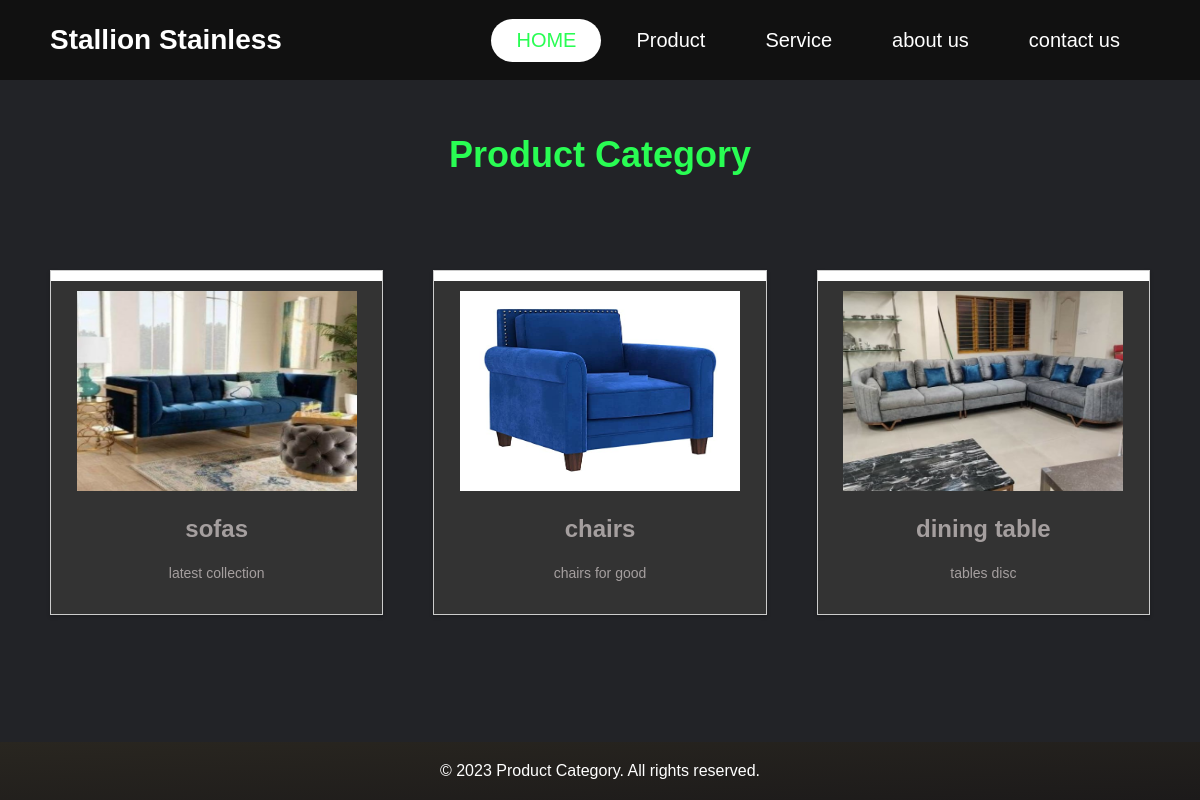
Page /category on the earlier database version.
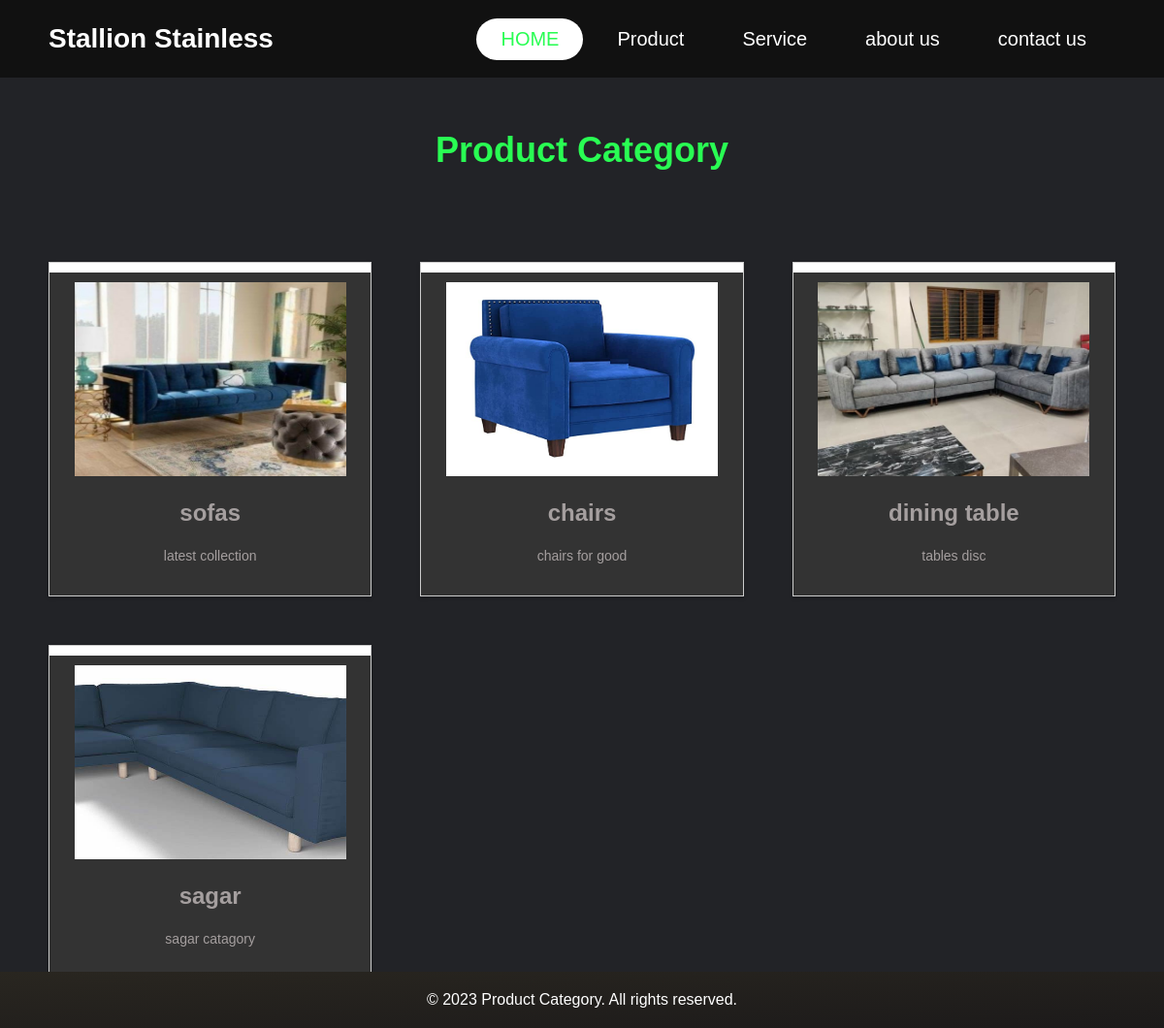
Same page on the later database version.
### server.py (models this page shows, shortened)
class Category(UserMixin, db.Model):
    id = db.Column(db.Integer, primary_key=True)
    name = db.Column(db.String(30), unique=True, nullable=False)
    disc = db.Column(db.String(3000), nullable=False)
    catimg = db.Column(db.String(150), nullable=False)

### server.py (the view)
@app.route("/category")
def category():
    categories = Category.query.all()
    return render_template("category.html", categories=categories)

### templates/category.html (shortened to what this page needs)
<!DOCTYPE html>
<html lang="en">
<head>
    <link rel="stylesheet" href="{{url_for('static', filename='css/catstyle.css')}}">
</head>
<body>
    <header>
        <div class="logo">Stallion Stainless</div>
        <nav class="nav-bar active">
            <ul>
                <li>
                    <a href="/" class="active">HOME</a>
                </li>
                <li>
                    <a href="/category">Product</a>
                </li>
                <li>
                    <a href="">Service</a>
                </li>
                <li>
                    <a href="#aboutus">about us</a>
                </li>
                <li>
                    <a href="">contact us</a>
                </li>
            </ul>
        </nav>
    </header>
    <div class="category">
        <div class="hero">
            <h1>Product Category</h1>
        </div>
        <section class="products">
            <ul class="product-list">
                {% for cat in categories %}
                <li class="product">
                    <a href="{{url_for('product_display',id=cat.id)}}">
                        <img src="{{url_for('static', filename='img/catimg/'+ cat.catimg)}}" alt="Product 1">
                        <h2>{{ cat.name }}</h2>
                        <p>
                            {{ cat.disc }}
                        </p>
                    </a>
                </li>
                {% endfor %}
            </ul>
        </section>
    </div>
    <footer>
        <p>&copy; 2023 Product Category. All rights reserved.</p>
    </footer>
</body>
</html>

### static/css/catstyle.css (style rules this page uses)
* { padding: 0; margin: 0; box-sizing: border-box; font-family: 'Poppins', sans-serif; text-decoration: none !important; list-style: none; }
:root { --bg-color: #222327; --text-color: #fff; --main-color: #29fd53; --clr-neutral-900: hsl(207 19% 9%); --clr-neutral-100: hsl(0, 0%, 100%); --clr-accent-400: #42f584; --primary: #2175f5; }
body { background: var(--bg-color); color: var(--text-color); }
header { position: fixed; background: #111; width: 100%; height: 80px; display: flex; align-items: center; justify-content: space-between; padding: 0 100px; z-index: 5; }
.logo { font-size: 28px; font-weight: bold; color: var(--text-color); }
.nav-bar ul { display: flex; }
.nav-bar ul li a { display: block; color: var(--text-color); font-size: 20px; padding: 10px 25px; border-radius: 50px; transition: 0.3s; margin: 0 5px; }
.nav-bar ul li a.active { color: var(--main-color); background: var(--text-color); }
@media only screen and (max-width:1320px) { header { padding: 0 50px; } }
body { margin: 0; padding: 0; font-family: Arial, sans-serif; font-size: 16px; }
header { position: sticky; }
.hero { background-image: var(--bg-color); height: 130px; display: flex; justify-content: center; align-items: center; margin-top: 10px; color: var(--main-color); }
h1 { font-size: 36px; text-align: center; }
.products { padding: 50px; }
.product-list { list-style: none; margin: 0; padding: 0; display: grid; grid-template-columns: repeat(auto-fit, minmax(300px, 1fr)); gap: 50px; }
.product { background-color: #fff; border: 1px solid #ccc; position: relative; box-shadow: 0 2px 4px rgba(0, 0, 0, 0.2); text-align: center; overflow: hidden; }
.product a { background-color: #333; color: #a59f9f; display: block; margin-top: 10px; padding: 10px; text-decoration: none; transition: background-color 0.3s ease-in-out; }
.product img { width: 90%; height: 200px; transition: transform 0.3s ease-out; }
.product h2 { font-size: 24px; margin: 20px; }
.product p { margin: 20px; font-size: 14px; line-height: 1.5; }
footer { background-image: linear-gradient(to bottom right, #292620, #1c1a1a); color: #fff; padding: 20px; position: fixed; bottom: 0; left: 0; right: 0; text-align: center; }

Differences in the rows shown:
added Category: catimg (picture), name "sagar", disc "sagar catagory"
